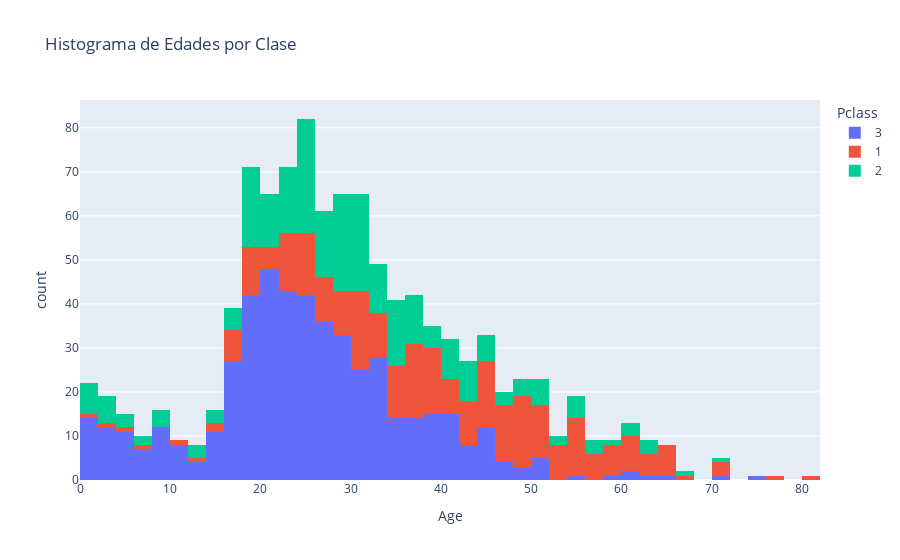

This figure's notebook cell:
### Code cell
px.histogram(df, x='Age', color='Pclass', title='Histograma de Edades por Clase')

### Figure 1 — Plotly figure (JSON) as saved in the notebook; plotly's stock layout.template omitted (floating-point values rounded to 4 significant figures; data arrays with more than 128 entries replaced by an {"elided": "..."} marker saying what was removed)
{"data": [{"bingroup": "x", "hovertemplate": "Pclass=3<br>Age=%{x}<br>count=%{y}<extra></extra>", "legendgroup": "3", "marker": {"color": "#636efa", "pattern": {"shape": ""}}, "name": "3", "orientation": "v", "showlegend": true, "type": "histogram", "x": {"elided": "709 float values"}, "xaxis": "x", "yaxis": "y"}, {"bingroup": "x", "hovertemplate": "Pclass=1<br>Age=%{x}<br>count=%{y}<extra></extra>", "legendgroup": "1", "marker": {"color": "#EF553B", "pattern": {"shape": ""}}, "name": "1", "orientation": "v", "showlegend": true, "type": "histogram", "x": {"elided": "323 float values"}, "xaxis": "x", "yaxis": "y"}, {"bingroup": "x", "hovertemplate": "Pclass=2<br>Age=%{x}<br>count=%{y}<extra></extra>", "legendgroup": "2", "marker": {"color": "#00cc96", "pattern": {"shape": ""}}, "name": "2", "orientation": "v", "showlegend": true, "type": "histogram", "x": {"elided": "277 float values"}, "xaxis": "x", "yaxis": "y"}], "layout": {"barmode": "relative", "legend": {"title": {"text": "Pclass"}, "tracegroupgap": 0}, "title": {"text": "Histograma de Edades por Clase"}, "xaxis": {"anchor": "y", "domain": [0, 1], "title": {"text": "Age"}}, "yaxis": {"anchor": "x", "domain": [0, 1], "title": {"text": "count"}}}}
